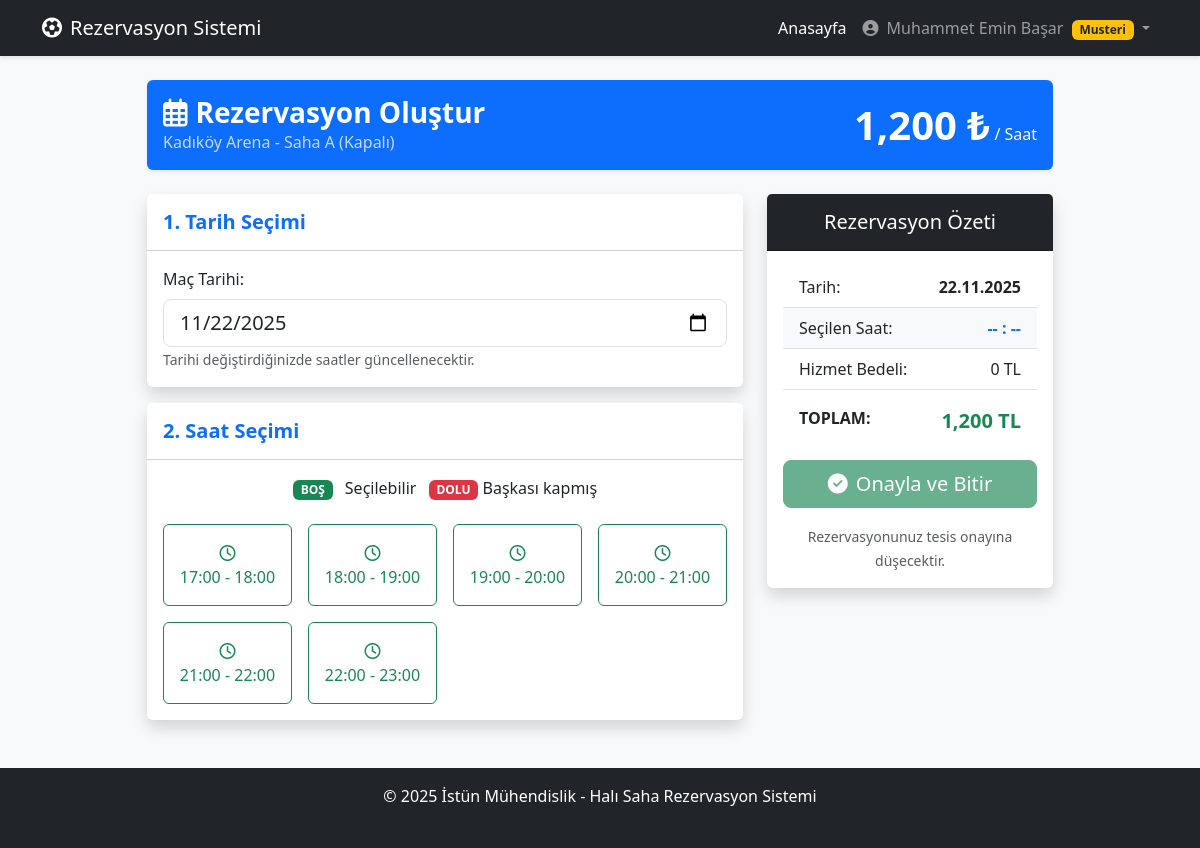
Screenshot of /rezervasyon_yap.php?saha_id=1 (signed in) with the database file from the repository.
### tables this page shows
CREATE TABLE `sahalar` (
  `saha_id` int NOT NULL,
  `tesis_id` int NOT NULL,
  `saha_adi` varchar(100) NOT NULL,
  `zemin_tipi` enum('suni_cim','dogal_cim','hali','parke') DEFAULT 'suni_cim',
  `kapasite` int DEFAULT '14',
  `fiyat_saatlik` decimal(10,2) NOT NULL
);

CREATE TABLE `tesisler` (
  `tesis_id` int NOT NULL,
  `tesis_sahibi_id` int NOT NULL,
  `ilce_id` int NOT NULL,
  `tesis_adi` varchar(200) NOT NULL,
  `adres` text NOT NULL,
  `telefon` varchar(20) DEFAULT NULL,
  `aciklama` text,
  `kapak_resmi` varchar(255) DEFAULT NULL,
  `onay_durumu` tinyint(1) DEFAULT '0',
  `ortalama_puan` float DEFAULT '5'
);

CREATE TABLE `saatbloklari` (
  `saat_id` int NOT NULL,
  `baslangic_saati` time NOT NULL,
  `bitis_saati` time NOT NULL
);

### rezervasyon_yap.php (the view, shortened to what this page needs)
<?php
require_once 'includes/db.php';
include 'includes/header.php';
$saha_id = (int)$_GET['saha_id'];
$secilen_tarih = isset($_GET['tarih']) ? $_GET['tarih'] : date('Y-m-d');
$stmt = $pdo->prepare("CALL sp_SahaDetayGetir(?)");
$stmt->execute([$saha_id]);
$saha = $stmt->fetch();
$tumSaatler = $pdo->query("SELECT * FROM SaatBloklari ORDER BY baslangic_saati ASC")->fetchAll();
$doluSaatlerDizisi = [];
?>
<div class="container mb-5">
    <div class="row justify-content-center">
        <div class="col-md-10">
            <div class="card shadow-sm border-0 mb-4 bg-primary text-white">
                <div class="card-body d-flex justify-content-between align-items-center">
                    <div>
                        <h3 class="fw-bold mb-0"><i class="far fa-calendar-alt me-2"></i>Rezervasyon Oluştur</h3>
                        <p class="mb-0 opacity-75">
                            <?php echo $saha['tesis_adi']; ?> - <?php echo $saha['saha_adi']; ?>
                        </p>
                    </div>
                    <div class="text-end">
                        <span class="display-6 fw-bold"><?php echo number_format($saha['fiyat_saatlik'], 0); ?> ₺</span>
                        <span class="fs-6">/ Saat</span>
                    </div>
                </div>
            </div>
            <div class="row">
                <div class="col-lg-8">
                    <div class="card shadow border-0 mb-3">
                        <div class="card-header bg-white py-3">
                            <h5 class="fw-bold mb-0 text-primary">1. Tarih Seçimi</h5>
                        </div>
                        <div class="card-body">
                            <form action="" method="GET" id="tarihForm">
                                <label class="form-label">Maç Tarihi:</label>
                                <input type="date" name="tarih" class="form-control form-control-lg"
                                       value="<?php echo $secilen_tarih; ?>"
                                       min="<?php echo date('Y-m-d'); ?>"
                                       onchange="document.getElementById('tarihForm').submit()">
                                <small class="text-muted">Tarihi değiştirdiğinizde saatler güncellenecektir.</small>
                            </form>
                        </div>
                    </div>
                    <div class="card shadow border-0">
                        <div class="card-header bg-white py-3">
                            <h5 class="fw-bold mb-0 text-primary">2. Saat Seçimi</h5>
                        </div>
                        <div class="card-body">
                            <p class="text-center mb-4">
                                <span class="badge bg-success me-2">BOŞ</span> Seçilebilir
                                <span class="badge bg-danger ms-2">DOLU</span> Başkası kapmış
                            </p>
                            <div class="row row-cols-2 row-cols-md-3 row-cols-lg-4 g-3">
                                <?php foreach ($tumSaatler as $saat): ?>
                                    <?php
                                        $saat_metni = substr($saat['baslangic_saati'], 0, 5) . " - " . substr($saat['bitis_saati'], 0, 5);
                                        $dolu_mu = in_array($saat['saat_id'], $doluSaatlerDizisi);
                                        $gecmis_mi = false;
                                    ?>
                                    <div class="col">
                                        <?php if ($dolu_mu || $gecmis_mi): ?>
                                            <button class="btn btn-danger w-100 py-3 disabled" style="opacity: 0.6;">
                                                <?php echo $saat_metni; ?><br>
                                                <small><?php echo $gecmis_mi ? 'Geçti' : 'Dolu'; ?></small>
                                            </button>
                                        <?php else: ?>
                                            <button type="button"
                                                    onclick="saatSec(<?php echo $saat['saat_id']; ?>, '<?php echo $saat_metni; ?>')"
                                                    class="btn btn-outline-success w-100 py-3 saat-btn"
                                                    id="btn-<?php echo $saat['saat_id']; ?>">
                                                <i class="far fa-clock mb-1"></i><br>
                                                <?php echo $saat_metni; ?>
                                            </button>
                                        <?php endif; ?>
                                    </div>
                                <?php endforeach; ?>
                            </div>
                        </div>
                    </div>
                </div>
                <div class="col-lg-4 mt-4 mt-lg-0">
                    <div class="card shadow border-0 sticky-top" style="top: 20px;">
                        <div class="card-header bg-dark text-white text-center py-3">
                            <h5 class="mb-0">Rezervasyon Özeti</h5>
                        </div>
                        <div class="card-body">
                            <ul class="list-group list-group-flush mb-3">
                                <li class="list-group-item d-flex justify-content-between">
                                    <span>Tarih:</span>
                                    <strong><?php echo date("d.m.Y", strtotime($secilen_tarih)); ?></strong>
                                </li>
                                <li class="list-group-item d-flex justify-content-between bg-light">
                                    <span>Seçilen Saat:</span>
                                    <strong id="ozetSaat" class="text-primary">-- : --</strong>
                                </li>
                                <li class="list-group-item d-flex justify-content-between">
                                    <span>Hizmet Bedeli:</span>
                                    <span>0 TL</span>
                                </li>
                                <li class="list-group-item d-flex justify-content-between mt-2">
                                    <span class="fw-bold">TOPLAM:</span>
                                    <span class="fw-bold fs-5 text-success"><?php echo number_format($saha['fiyat_saatlik'], 0); ?> TL</span>
                                </li>
                            </ul>
                            <form action="rezervasyon_tamamla.php" method="POST">
                                <div class="d-grid">
                                    <button type="submit" class="btn btn-success btn-lg" id="onayBtn" disabled>
                                        <i class="fas fa-check-circle me-2"></i>Onayla ve Bitir
                                    </button>
                                </div>
                            </form>
                            <div class="text-center mt-3">
                                <small class="text-muted">Rezervasyonunuz tesis onayına düşecektir.</small>
                            </div>
                        </div>
                    </div>
                </div>
            </div>
        </div>
    </div>
</div>
<?php include 'includes/footer.php'; ?>

### includes/header.php (style rules this page uses)
body { background-color: #f8f9fa; }

### rows the page displays
sahalar: tesis.tesis_adi "Kadıköy Arena", saha_adi "Saha A (Kapalı)", fiyat_saatlik "1,200"
saatbloklari: saat_metni "17:00 - 18:00"
saatbloklari: saat_metni "18:00 - 19:00"
saatbloklari: saat_metni "19:00 - 20:00"
saatbloklari: saat_metni "20:00 - 21:00"
saatbloklari: saat_metni "21:00 - 22:00"
saatbloklari: saat_metni "22:00 - 23:00"

### other values shown
$_SESSION['ad'] . ' ' . $_SESSION['soyad'] "Muhammet Emin Başar"
$_SESSION['rol'] "Musteri"
date("d.m.Y", strtotime($secilen_tarih)) "22.11.2025"
